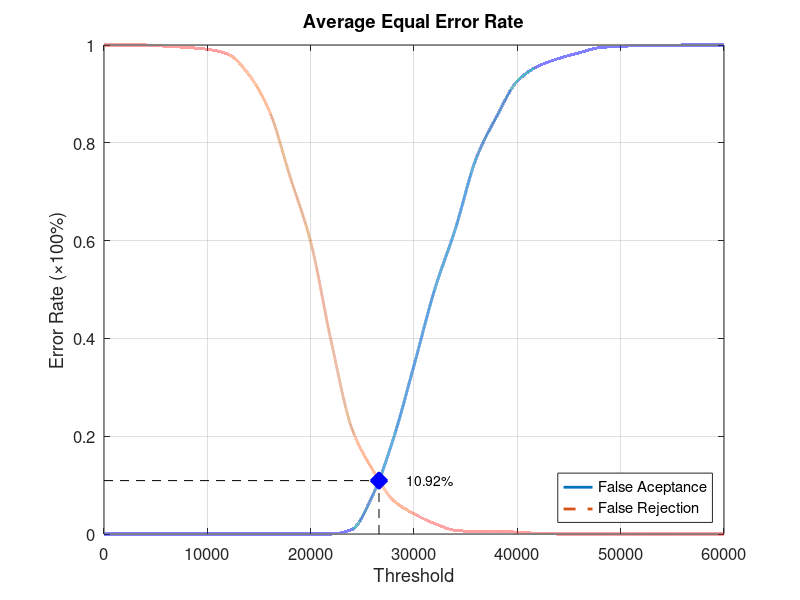
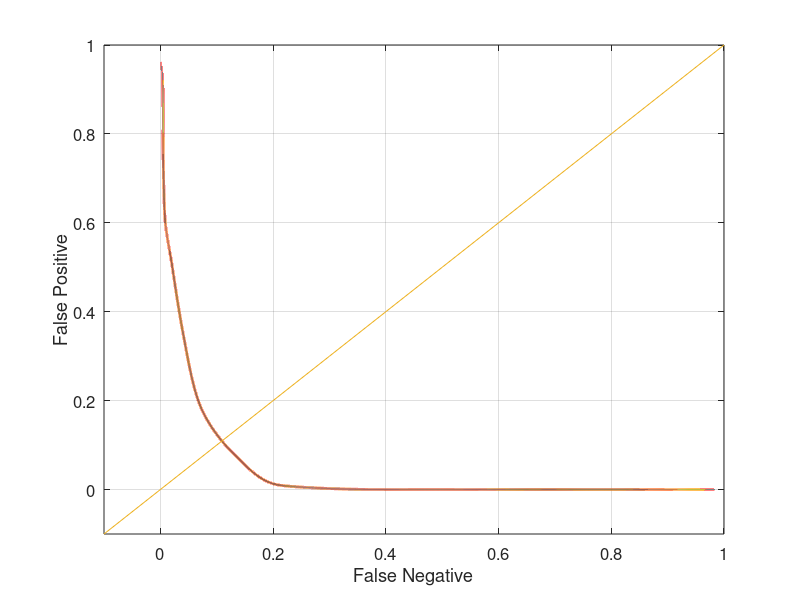

Source code (MATLAB) for these figures, in order:
function yEER = Experiment1Average
close all;
clear;
clc;
x = 0:2000:60000;
xq = 0:0.5:60000;

y0 = [0 0 0 0 0 0 0 0 0 0 0 0 0.00921053 0.0789474 0.194737 0.344737 0.5 0.623684 0.767105 0.853947 0.926316 0.956579 0.972368 0.984211 0.994737 0.997368 0.998684 0.998684 1 1 1];
yy0 = interp1(x, y0, xq, 'pchip');
y1 = [1 1 1 0.9975 0.995 0.99125 0.98125 0.94 0.865 0.73125 0.5975 0.3925 0.215 0.13125 0.06875 0.04125 0.02125 0.0075 0.005 0.005 0.00375 0.00125 0 0 0 0 0 0 0 0 0];
yy1 = interp1(x, y1, xq, 'pchip');

% Calculating EER: 
y2 = abs(y0 - y1);
find(y2 == min(y2))
yy2 = abs(yy0 - yy1);
xEER = find(yy2 == min(yy2));
xEERIndex = xq(xEER) % X-axis EER
yEER = yy0(xEER) % Y-axis EER

main = figure
plot(xq, yy0,'-','LineWidth', 2);	hold on
plot(xq, yy1,'--','LineWidth', 2);	hold on
plot([xEERIndex xEERIndex], [0 yEER], 'k--');	hold on
plot([0 xEERIndex], [yEER yEER], 'k--');	hold on
plot(xEERIndex, yEER, 'bx', 'LineWidth', 10);	hold on
text(xEERIndex + 10 * xEERIndex / 100, yEER, [num2str(round((10000 * yEER)) / 100) '%'])
legend('False Aceptance', 'False Rejection', 'Location', 'SouthEast')
xlabel('Threshold')
ylabel('Error Rate (\times100%)')
title('Average Equal Error Rate')
set(gca, 'FontSize', 12)
axis([0 60000 0 1])
grid on

print(main, 'Experiment1AverageMain', '-dpng');
FNRxFPR = figure('Color', [1 1 1]);
plot(yy1, yy0, '-', yy1, yy0, 'LineWidth', 2);
hold on
y = -0.1:0.1:1
plot(y, y); 
set(gca, 'FontSize', 12)
xlabel('False Negative')
ylabel('False Positive')
axis([-0.1 1 -0.1 1])
set(gca, 'FontSize', 12)
grid on

print(FNRxFPR, 'Experiment1AverageFNRxFPR','-dpng');
end
